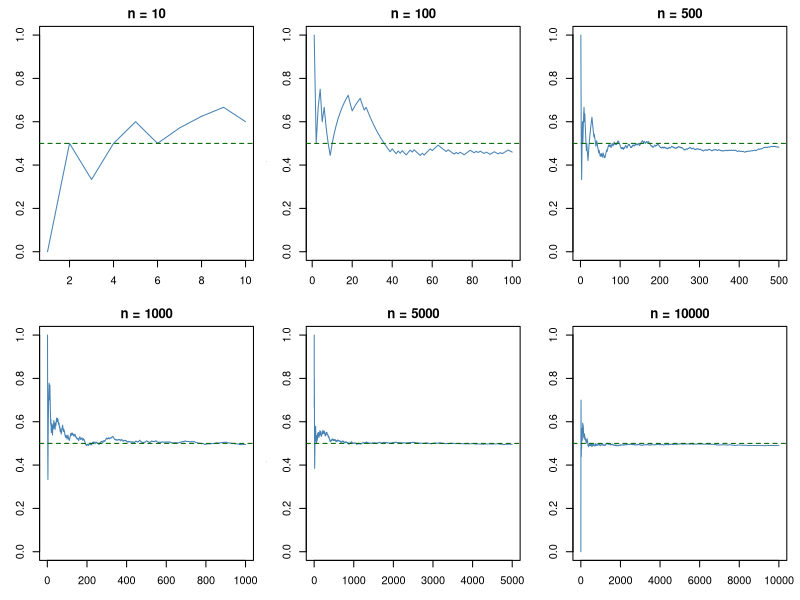
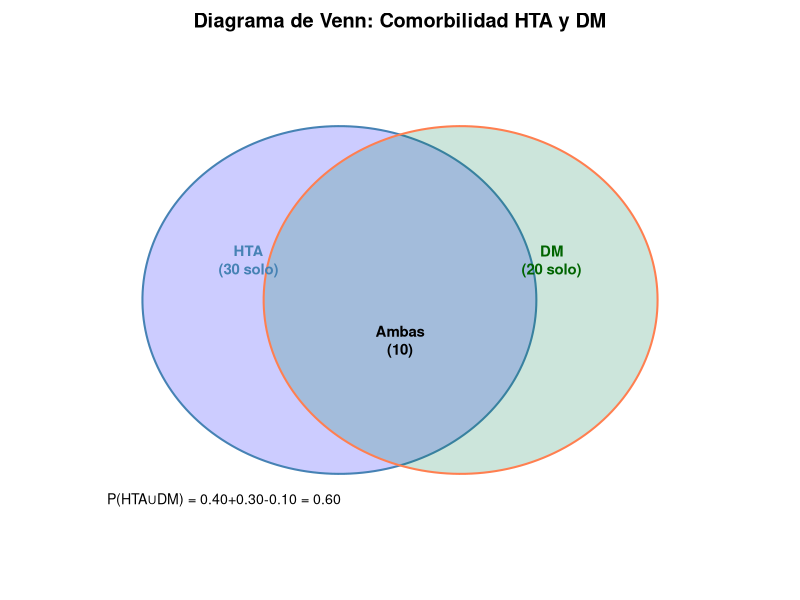
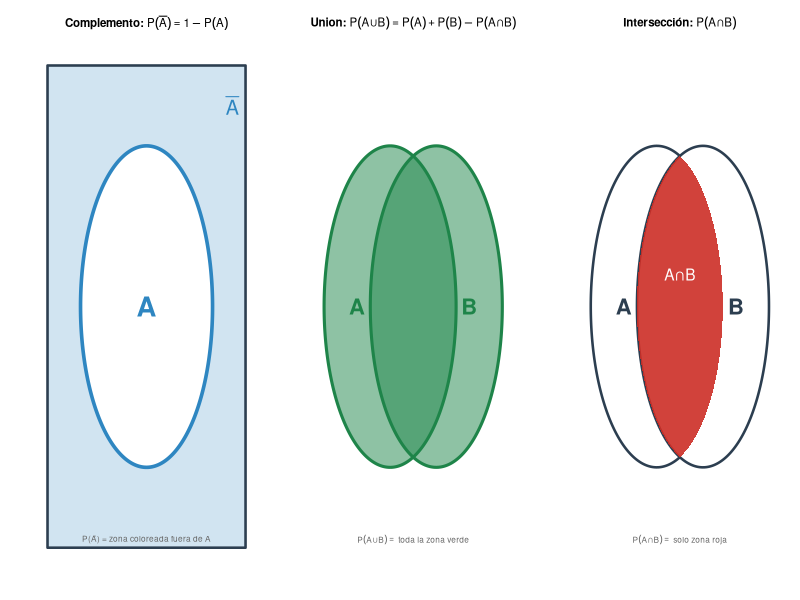
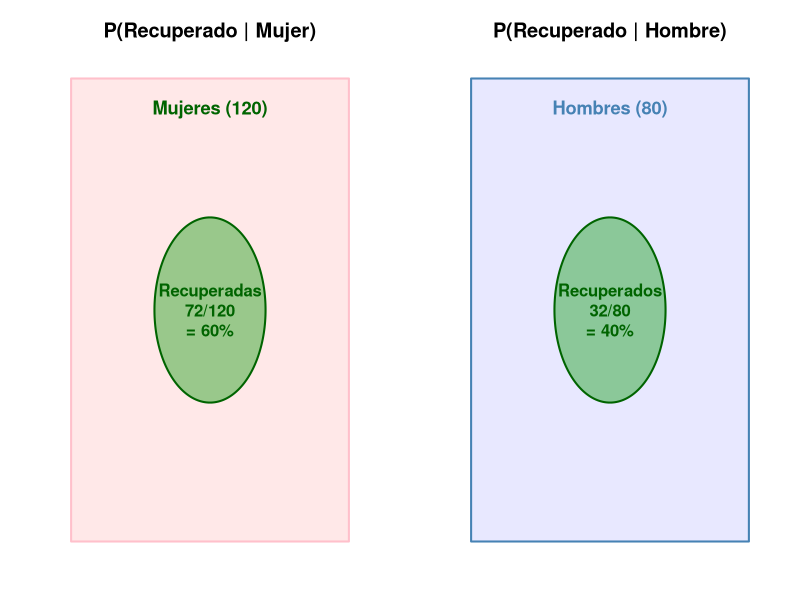
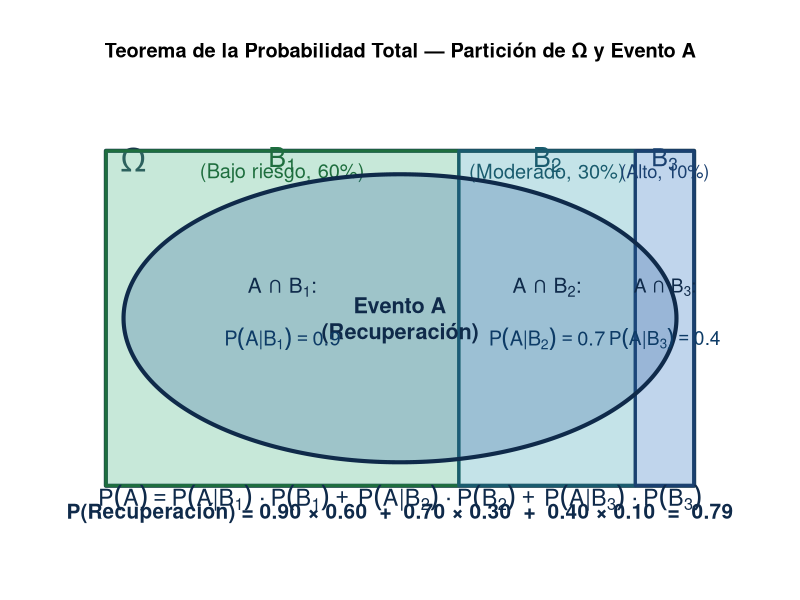
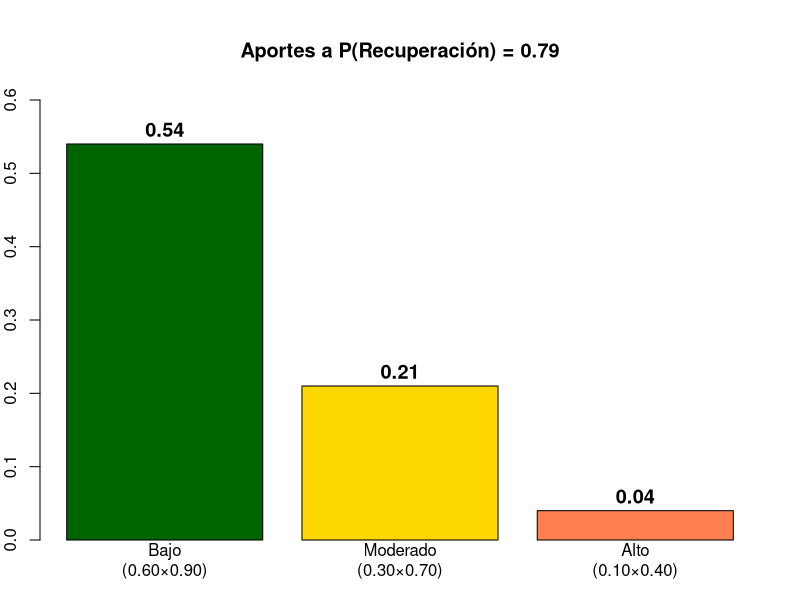
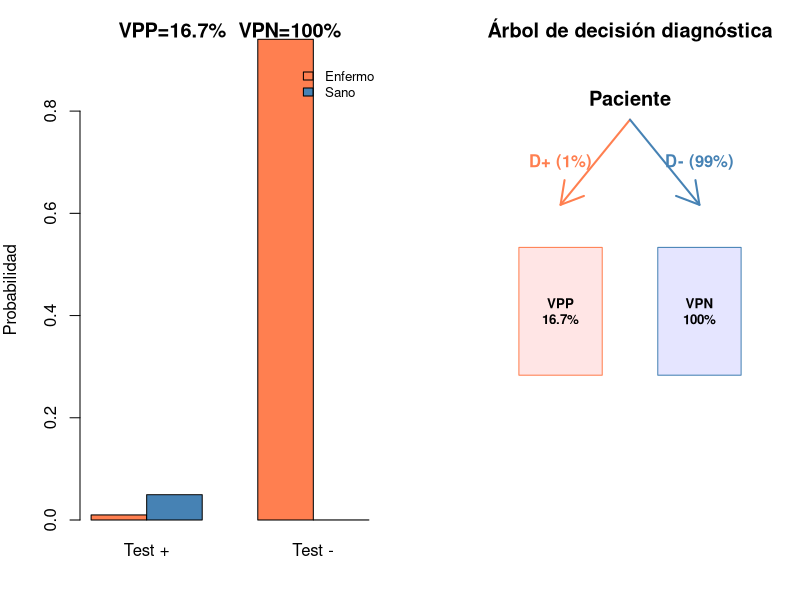
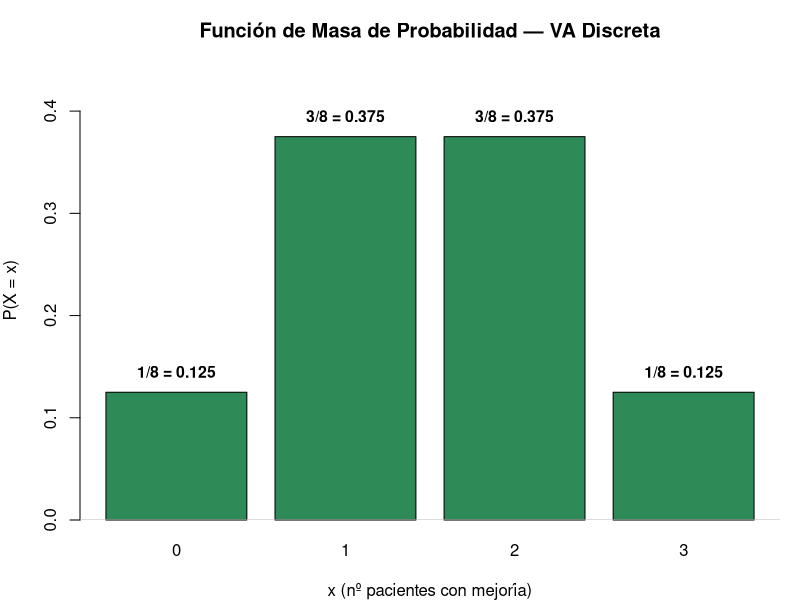

Here is the R script that generated these plots, in order:
## ---- chunk 1
P_3 <- 1/6; P_par <- 3/6; P_mayor_4 <- 2/6
cat("P(3) =", P_3, "\nP(par) =", P_par, "\nP(>4) =", P_mayor_4)
## ---- chunk 2
#| fig-height: 5.2
set.seed(123)
par(mfrow=c(2,3), mar=c(3,3,2,1))
for(n in c(10, 100, 500, 1000, 5000, 10000)){
  asign <- rbinom(n, 1, 0.5)
  plot(cumsum(asign)/(1:n), type="l", col="steelblue", ylim=c(0,1),
       main=paste("n =",n), xlab="Ensayos", ylab="Proporción FM")
  abline(h=0.5, col="darkgreen", lty=2)
}
par(mfrow=c(1,1))
## ---- chunk 3
cat("P(no HTA) =", 1 - 0.30, "→ El 70% no presentan HTA")
## ---- chunk 4
#| fig-height: 5
par(mar=c(2,2,2,2))
plot(NA, xlim=c(-2.2,2.2), ylim=c(-1.8,1.8), axes=F, xlab="", ylab="",
     main="Diagrama de Venn: Comorbilidad HTA y DM")
theta <- seq(0, 2*pi, length=200)
polygon(-0.4+1.3*cos(theta), 1.3*sin(theta), col=rgb(0,0,1,0.2), border="steelblue", lwd=2)
polygon( 0.4+1.3*cos(theta), 1.3*sin(theta), col=rgb(0,0.5,0.3,0.2), border="coral", lwd=2)
text(-1, 0.3, "HTA\n(30 solo)", col="steelblue", font=2, cex=0.9)
text( 1, 0.3, "DM\n(20 solo)", col="darkgreen", font=2, cex=0.9)
text( 0,-0.3, "Ambas\n(10)", font=2, cex=0.9)
text(-2, -1.5, "P(HTA∪DM) = 0.40+0.30-0.10 = 0.60", pos=4, cex=0.85)
## ---- chunk 5
cat("P(HTA ∪ DM) =", 40/100 + 30/100 - 10/100, "→ 60 pacientes")
## ---- chunk 6
#| fig-height: 5.5
par(mfrow=c(1,3), mar=c(2.5, 3, 3.5, 1))
theta <- seq(0, 2*pi, length=400)

# arcos para la lente de intersección
a <- acos(0.35)
ang_r <- seq(pi-a, pi+a, length=200)
ang_l <- seq(-a, a, length=200)

# símbolos ∪ ∩ y fuente Unicode
U <- intToUtf8(8746)
I <- intToUtf8(8745)
par(family = "")   # fuente del sistema por defecto

# ── Panel 1: COMPLEMENTO ──
plot(NA, xlim=c(-1.5,1.5), ylim=c(-1.5,1.5), axes=F, xlab="", ylab="",
     main=bquote(bold("Complemento:") ~ P(bar(A)) == 1 - P(A)),
     cex.main=1.05)
rect(-1.5, -1.5, 1.5, 1.5, col=rgb(0.18,0.53,0.76,0.22), border="#2c3e50", lwd=2.5)
polygon(cos(theta), sin(theta), col="white", border="#2e86c1", lwd=3.5)
text(0, 0, "A", cex=2.5, font=2, col="#2e86c1")
text(1.3, 1.25, expression(bar(A)), cex=1.8, col="#2e86c1", font=2)
text(0, -1.45, "P(Ā) = zona coloreada fuera de A", cex=0.75, col="grey40")

# ── Panel 2: UNIÓN — todo verde (círculos + intersección)
plot(NA, xlim=c(-1.5,1.5), ylim=c(-1.5,1.5), axes=F, xlab="", ylab="",
     main=bquote(bold("Union:") ~ P(A * .(U) * B) == P(A) + P(B) - P(A * .(I) * B)),
     cex.main=1.05)
polygon(-0.35+cos(theta), sin(theta), col=rgb(0.12,0.52,0.29,0.50), border="#1e8449", lwd=3)
polygon( 0.35+cos(theta), sin(theta), col=rgb(0.12,0.52,0.29,0.50), border="#1e8449", lwd=3)
text(-0.85, 0, "A", cex=2, font=2, col="#1e8449")
text( 0.85, 0, "B", cex=2, font=2, col="#1e8449")
text(0, -1.45, bquote(P(A * .(U) * B) == " toda la zona verde"), cex=0.75, col="grey40")

# ── Panel 3: INTERSECCIÓN ──
plot(NA, xlim=c(-1.5,1.5), ylim=c(-1.5,1.5), axes=F, xlab="", ylab="",
     main=bquote(bold("Intersección:") ~ P(A * .(I) * B)),
     cex.main=1.05)
polygon(-0.35+cos(theta), sin(theta), col="white", border="#2c3e50", lwd=2.5)
polygon( 0.35+cos(theta), sin(theta), col="white", border="#2c3e50", lwd=2.5)
text(-0.85, 0, "A", cex=2, font=2, col="#2c3e50")
text( 0.85, 0, "B", cex=2, font=2, col="#2c3e50")
polygon(c(0.35+cos(ang_r), -0.35+cos(ang_l)),
        c(sin(ang_r), sin(ang_l)),
        col=rgb(0.80,0.18,0.15,0.90), border=NA)
text(0, 0.2, bquote(A * .(I) * B), cex=1.4, font=2, col="white")
text(0, -1.45, bquote(P(A * .(I) * B) == " solo zona roja"), cex=0.75, col="grey40")

par(mfrow=c(1,1))
## ---- chunk 7
#| fig-height: 4.5
par(mfrow=c(1,2), mar=c(2,3,3,2))
# Panel 1: P(Recuperado | Mujer)
plot(NA, xlim=c(-1.5,1.5), ylim=c(-1.5,1.5), axes=F, xlab="", ylab="",
     main="P(Recuperado | Mujer)")
# Espacio muestral: solo mujeres (120)
rect(-1.5,-1.5,1.5,1.5, col=rgb(1,0.7,0.7,0.3), border="pink", lwd=2)
text(0,1.3,"Mujeres (120)",col="darkgreen",font=2,cex=1.1)
# Recuperadas: 72
theta <- seq(0,2*pi,length=200)
polygon(0.6*cos(theta), 0.6*sin(theta), col=rgb(0,0.6,0,0.4), border="darkgreen", lwd=2)
text(0,0,"Recuperadas\n72/120\n= 60%",font=2,cex=1,col="darkgreen")

# Panel 2: P(Recuperado | Hombre)
plot(NA, xlim=c(-1.5,1.5), ylim=c(-1.5,1.5), axes=F, xlab="", ylab="",
     main="P(Recuperado | Hombre)")
rect(-1.5,-1.5,1.5,1.5, col=rgb(0.7,0.7,1,0.3), border="steelblue", lwd=2)
text(0,1.3,"Hombres (80)",col="steelblue",font=2,cex=1.1)
polygon(0.6*cos(theta), 0.6*sin(theta), col=rgb(0,0.6,0,0.4), border="darkgreen", lwd=2)
text(0,0,"Recuperados\n32/80\n= 40%",font=2,cex=1,col="darkgreen")
par(mfrow=c(1,1))
## ---- chunk 8
cat("P(Recuperado | Mujer)  =", 72/120,
    "\nP(Recuperado | Hombre) =", 32/80)
## ---- chunk 9
#| fig-height: 5.5
#| fig-width: 16
#| fig-alt: "Diagrama de la probabilidad total mostrando el espacio muestral Omega particionado en tres regiones B1 B2 B3 (riesgo bajo 60%, moderado 30%, alto 10%) con una elipse central representando el evento A (recuperación). Las intersecciones A∩B1, A∩B2, A∩B3 muestran las probabilidades condicionadas. Debajo aparece la fórmula completa de la probabilidad total con el cálculo numérico P=0.79."
par(mar=c(3, 2, 5, 2), bg="white")
plot(NA, xlim=c(-0.5, 16.5), ylim=c(-0.8, 11), axes=F, xlab="", ylab="",
     main="Teorema de la Probabilidad Total — Partición de Ω y Evento A")

# colores verde-azul
col_O_fill  <- "#f8fafb"
col_O_bord  <- "#1a3a4a"
col_B1_fill <- rgb(0.35, 0.75, 0.55, 0.30)   # verde suave
col_B1_bord <- "#1e6e3e"
col_B2_fill <- rgb(0.30, 0.68, 0.75, 0.30)   # verde-azulado
col_B2_bord <- "#1a5c6e"
col_B3_fill <- rgb(0.25, 0.50, 0.80, 0.30)   # azul medio
col_B3_bord <- "#1a4070"
col_A_fill  <- rgb(0.15, 0.35, 0.60, 0.25)   # azul profundo semitransparente
col_A_bord  <- "#0f2a4a"
col_lbl     <- "#0d3b66"

# Ω — rectángulo exterior
xL <- 0.5; xR <- 15.5; yB <- 0.3; yT <- 10.0
rect(xL, yB, xR, yT, col=col_O_fill, border=col_O_bord, lwd=4)
text(1.2, yT - 0.25, expression(Omega), cex=2.0, font=2, col=col_O_bord)

# Particiones (60%, 30%, 10% del ancho de Ω)
w <- xR - xL
b1r <- xL + w * 0.60
b2r <- b1r + w * 0.30

rect(xL,  yB, b1r, yT, col=col_B1_fill, border=col_B1_bord, lwd=3)
text(xL + w*0.30, yT - 0.25, expression(B[1]), cex=1.6, col=col_B1_bord, font=2)
text(xL + w*0.30, yT - 0.65, "(Bajo riesgo, 60%)", cex=1.2, col=col_B1_bord)

rect(b1r, yB, b2r, yT, col=col_B2_fill, border=col_B2_bord, lwd=3)
text(b1r + w*0.15, yT - 0.25, expression(B[2]), cex=1.6, col=col_B2_bord, font=2)
text(b1r + w*0.15, yT - 0.65, "(Moderado, 30%)", cex=1.2, col=col_B2_bord)

rect(b2r, yB, xR,  yT, col=col_B3_fill, border=col_B3_bord, lwd=3)
text(b2r + w*0.05, yT - 0.25, expression(B[3]), cex=1.5, col=col_B3_bord, font=2)
text(b2r + w*0.05, yT - 0.65, "(Alto, 10%)", cex=1.1, col=col_B3_bord)

# Evento A — elipse dentro de Ω que cubre las 3 particiones
theta <- seq(0, 2*pi, length=300)
cx <- (xL + xR) / 2; cy <- (yB + yT) / 2
rx <- w * 0.47; ry <- (yT - yB) * 0.43
x_ell <- cx + rx*cos(theta)
y_ell <- cy + ry*sin(theta)
polygon(x_ell, y_ell, col=col_A_fill, border=col_A_bord, lwd=4)
text(cx, cy, "Evento A\n(Recuperación)", cex=1.3, col=col_A_bord, font=2)

# Etiquetas: intersecciones y probabilidades condicionadas
text(xL + w*0.30, cy + 0.9, expression(A * " ∩ " * B[1] * ":"), cex=1.25, col=col_A_bord, font=2)
text(xL + w*0.30, cy - 0.6, expression(P(A * "|" * B[1]) == 0.90), cex=1.2, col=col_lbl)

text(b1r + w*0.15, cy + 0.9, expression(A * " ∩ " * B[2] * ":"), cex=1.25, col=col_A_bord, font=2)
text(b1r + w*0.15, cy - 0.6, expression(P(A * "|" * B[2]) == 0.70), cex=1.2, col=col_lbl)

text(b2r + w*0.05, cy + 0.9, expression(A * " ∩ " * B[3] * ":"), cex=1.15, col=col_A_bord, font=2)
text(b2r + w*0.05, cy - 0.6, expression(P(A * "|" * B[3]) == 0.40), cex=1.15, col=col_lbl)

# Fórmula de probabilidad total (debajo de Ω)
text((xL + xR)/2, yB - 0.35,
     expression(P(A) == P(A * "|" * B[1]) * " · " * P(B[1]) ~+~
                        P(A * "|" * B[2]) * " · " * P(B[2]) ~+~
                        P(A * "|" * B[3]) * " · " * P(B[3])),
     cex=1.4, col=col_A_bord, font=2)
text((xL + xR)/2, yB - 0.8,
     "P(Recuperación) = 0.90 × 0.60  +  0.70 × 0.30  +  0.40 × 0.10  =  0.79",
     cex=1.25, font=2, col=col_A_bord)
## ---- chunk 10
#| fig-height: 5
aporte <- c(0.54, 0.21, 0.04)
names(aporte) <- c("Bajo\n(0.60×0.90)", "Moderado\n(0.30×0.70)", "Alto\n(0.10×0.40)")
bp <- barplot(aporte, col=c("darkgreen","gold","coral"),
        main="Aportes a P(Recuperación) = 0.79",
        ylab="Probabilidad", ylim=c(0,0.6))
text(bp, aporte+0.02, aporte, font=2, cex=1.2)
abline(h=0.79, col="steelblue", lwd=2, lty=2)
## ---- chunk 11
cat("P(Recuperación) =", 0.6*0.9+0.3*0.7+0.1*0.4, "→ 79% de los pacientes se recuperan")
## ---- chunk 12
P_D <- 0.01; P_NoD <- 0.99
P_Pos_given_D <- 0.99; P_Pos_given_NoD <- 0.05
P_Pos <- (P_Pos_given_D * P_D) + (P_Pos_given_NoD * P_NoD)
P_D_given_Pos <- (P_Pos_given_D * P_D) / P_Pos
cat("P(+)     =", round(P_Pos, 4),
    "\nP(D | +) =", round(P_D_given_Pos, 4),
    "\n→ Solo el 16.7% de los positivos tienen la enfermedad")


# Visualización: matriz de confusión
par(mfrow=c(1,2), mar=c(4,4,3,1))
# Panel 1: Barras de composición del test
vp <- P_Pos_given_D * P_D; fp <- P_Pos_given_NoD * P_NoD
vn <- (1-P_Pos_given_NoD) * P_NoD; fn <- (1-P_Pos_given_D) * P_D
m <- matrix(c(vp, fp, vn, fn), 2, dimnames=list(
  c("D+ (Enfermo)","D- (Sano)"), c("Test +","Test -")))
barplot(m, beside=TRUE, col=c("coral","steelblue"), 
        main=paste0("VPP=", round(vp/(vp+fp)*100,1), "%  VPN=", round(vn/(vn+fn)*100,1), "%"),
        ylab="Probabilidad", ylim=c(0,0.9))
legend("topright", c("Enfermo","Sano"), fill=c("coral","steelblue"), bty="n", cex=0.8)
# Panel 2: Árbol simplificado
plot(NA, xlim=c(0,10), ylim=c(0,10), axes=F, xlab="", ylab="",
     main="Árbol de decisión diagnóstica")
text(5, 9.5, "Paciente", font=2, cex=1.2)
arrows(5, 9, 2.5, 7, lwd=2, col="coral")
arrows(5, 9, 7.5, 7, lwd=2, col="steelblue")
text(2.5, 8, paste0("D+ (", P_D*100, "%)"), col="coral", font=2)
text(7.5, 8, paste0("D- (", P_NoD*100, "%)"), col="steelblue", font=2)
rect(1, 3, 4, 6, col=rgb(1,0,0,0.1), border="coral")
text(2.5, 4.5, paste0("VPP\n", round(vp/(vp+fp)*100,1), "%"), font=2, cex=0.8)
rect(6, 3, 9, 6, col=rgb(0,0,1,0.1), border="steelblue")
text(7.5, 4.5, paste0("VPN\n", round(vn/(vn+fn)*100,1), "%"), font=2, cex=0.8)
par(mfrow=c(1,1))

## ---- chunk 13
#| fig-height: 5
x <- 0:3; px <- dbinom(x, 3, 0.5)
bp <- barplot(px, names=x, col="seagreen", ylim=c(0,0.45),
        main="Función de Masa de Probabilidad — VA Discreta",
        xlab="x (nº pacientes con mejoría)", ylab="P(X = x)")
text(bp, px+0.02, paste0(px*8,"/8 = ", px), font=2, cex=0.95)
abline(h=0, col="grey")
## ---- chunk 14
x <- 0:3; px <- dbinom(x, 3, 0.5)
mu <- sum(x*px)
cat("E(X) =", mu, "  Var(X) =", sum((x-mu)^2*px),
    "\nVerificación: n·p·(1-p) =", 3*0.5*0.5)
## ---- chunk 15
#| fig-height: 5
mu <- 30; sigma <- 8
curve(pnorm(x, mu, sigma), mu-24, mu+24, lwd=3, col="steelblue",
      main=expression(paste("f.d.a. Normal: F(x) = P(X ≤ x),  N(30,", 8^2, ")")),
      xlab="Fuerza de prensión (kg)", ylab="F(x)")
abline(h=c(0,0.5,1), lty=3, col="grey"); abline(v=mu, lty=2, col="darkgreen")
# Marcar F(22)
arrows(22, 0, 22, pnorm(22, mu, sigma), col="darkgreen", lwd=2, length=0.1)
points(22, pnorm(22, mu, sigma), pch=19, col="darkgreen", cex=1.5)
text(22, pnorm(22,mu,sigma)+0.05, paste0("F(22) = ", round(pnorm(22,mu,sigma),3)), col="darkgreen", font=2)
## ---- chunk 16
#| fig-height: 5
par(mfrow=c(1,2), mar=c(4,4,3,1))

# DISCRETA: Binomial(10, 0.4) — funcion escalonada
x_d <- 0:10; Fx_d <- pbinom(x_d, 10, 0.4)
plot(x_d, Fx_d, type="s", lwd=3, col="steelblue",
     main="f.d.a. Discreta — Binomial(10,0.4)",
     xlab="x", ylab="F(x)", ylim=c(0,1), xlim=c(-0.5,10.5))
abline(h=c(0,0.5,1), lty=3, col="grey"); points(x_d, Fx_d, pch=19, col="steelblue", cex=1.2)

# CONTINUA: Normal(0,1) — función continua
curve(pnorm(x), -4, 4, lwd=3, col="seagreen",
      main="f.d.a. Continua — Normal(0,1)",
      xlab="x", ylab="F(x)", ylim=c(0,1))
abline(h=c(0,0.5,1), lty=3, col="grey"); abline(v=0, lty=3, col="grey")
points(0, 0.5, pch=19, col="darkgreen", cex=1.5)
par(mfrow=c(1,1))
## ---- chunk 17
#| fig-height: 5
set.seed(123)
ROM <- rnorm(500, mean=150, sd=20)
hist(ROM, col="steelblue", border="white", breaks=25, freq=FALSE,
     main="f.d.p. — ROM de Hombro (n=500)",
     xlab="Grados de flexión", ylab="Densidad de probabilidad f(x)", cex.lab=1.1)
curve(dnorm(x, 150, 20), add=TRUE, col="darkgreen", lwd=3)

# Sombrear P(130 ≤ X ≤ 170)
xr <- seq(130, 170, 0.5); yr <- dnorm(xr, 150, 20)
polygon(c(xr, rev(xr)), c(yr, rep(0,length(yr))), col=rgb(0,0.5,0.3,0.25), border=NA)
text(150, 0.003, paste("P(130≤X≤170) =",
    round(pnorm(170,150,20)-pnorm(130,150,20),3)), font=2, cex=1.1, col="darkgreen")
## ---- chunk 18
set.seed(123)
ROM <- rnorm(10000, 150, 20)
cat("E(X) teórica = 150°   E(X) simulada =", round(mean(ROM),1), "°",
    "\nVar(X) teórica = 400   Var(X) simulada =", round(var(ROM),1),
    "\nσ teórica = 20°   σ simulada =", round(sd(ROM),1), "°")
## ---- chunk 19
#| fig-height: 5
# Comparación de dos VA continuas con distinta dispersión
curve(dnorm(x, 150, 10), 110, 190, col="steelblue", lwd=3,
      main=expression(paste("Dos VA Normales: misma ", mu, ", distinta ", sigma)),
      xlab="Grados ROM", ylab="f(x)", cex.lab=1.1)
curve(dnorm(x, 150, 25), 110, 190, col="seagreen", lwd=3, add=TRUE)
abline(v=150, lty=2, col="grey")
legend("topright", c(expression(sigma==10), expression(sigma==25)),
       col=c("steelblue","seagreen"), lwd=3, bty="n", cex=1.2)
text(150, 0.04, expression(mu==150), pos=1, cex=1.1)
## ---- chunk 20
#| fig-height: 5
par(mfrow=c(1,2), mar=c(4,4,3,1))
# Discreta: Binomial
x <- 0:10
plot(x, dbinom(x,10,0.5), type="h", lwd=4, col="steelblue",
     main="VA Discreta: Binomial(10,0.5)", xlab="x", ylab="P(X=x)")
# Continua: Normal
curve(dnorm(x), -4, 4, lwd=3, col="seagreen",
      main="VA Continua: Normal(0,1)", xlab="x", ylab="f(x)")
par(mfrow=c(1,1))
## ---- chunk 21
#| fig-height: 5
prev <- 0.15; sens <- 0.90; spec <- 0.85
vpp <- (sens*prev) / (sens*prev + (1-spec)*(1-prev))
vpn <- (spec*(1-prev)) / (spec*(1-prev)+(1-sens)*prev)

# Visualización
par(mfrow=c(1,2), mar=c(4,4,3,1))
# Panel 1: Árbol de probabilidades
labels <- c("Enfermo\n(15%)", "Sano\n(85%)")
bp <- barplot(c(prev, 1-prev), names=labels, col=c("coral","steelblue"),
        main="Prevalencia de lumbalgia", ylab="Proporción", ylim=c(0,1))
text(bp, c(prev,1-prev)+0.05, paste0(round(c(prev,1-prev)*100,1),"%"), font=2, cex=1.2)

# Panel 2: Rendimiento del test
vp <- sens*prev; fp <- (1-spec)*(1-prev); vn <- spec*(1-prev); fn <- (1-sens)*prev
m <- matrix(c(vp, fn, fp, vn), 2, dimnames=list(c("Positivo","Negativo"), c("Enfermo","Sano")))
barplot(m, beside=TRUE, col=c("coral","steelblue"),
        main=paste0("Test: VPP=", round(vpp*100,1), "%  VPN=", round(vpn*100,1), "%"),
        ylab="Probabilidad", ylim=c(0,0.8))
legend("topright", c("Positivo","Negativo"), fill=c("coral","steelblue"), bty="n", cex=0.85)
par(mfrow=c(1,1))

cat("VPP =", round(vpp*100,1), "%\nVPN =", round(vpn*100,1), "%")
